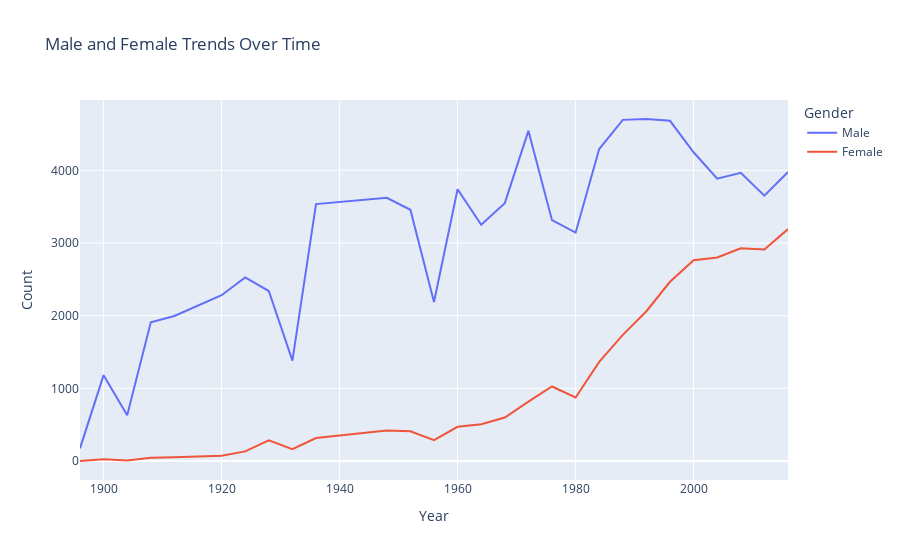

Source (notebook cell):
### Code cell
fig = px.line(final_df, x='Year', y=['Male', 'Female'],
              title='Male and Female Trends Over Time',
              labels={'value': 'Count', 'variable': 'Gender'})

fig.show()

### Figure 1 — Plotly figure (JSON) as saved in the notebook; plotly's stock layout.template omitted (floating-point values rounded to 4 significant figures)
{"data": [{"hovertemplate": "Gender=Male<br>Year=%{x}<br>Count=%{y}<extra></extra>", "legendgroup": "Male", "line": {"color": "#636efa", "dash": "solid"}, "marker": {"symbol": "circle"}, "mode": "lines", "name": "Male", "orientation": "v", "showlegend": true, "type": "scatter", "x": [1896, 1900, 1904, 1908, 1912, 1920, 1924, 1928, 1932, 1936, 1948, 1952, 1956, 1960, 1964, 1968, 1972, 1976, 1980, 1984, 1988, 1992, 1996, 2000, 2004, 2008, 2012, 2016], "xaxis": "x", "y": [174, 1181, 629, 1909, 1996, 2281, 2527, 2339, 1381, 3535, 3622, 3457, 2189, 3739, 3251, 3548, 4543, 3314, 3142, 4292, 4694, 4706, 4681, 4248, 3885, 3966, 3652, 3976], "yaxis": "y"}, {"hovertemplate": "Gender=Female<br>Year=%{x}<br>Count=%{y}<extra></extra>", "legendgroup": "Female", "line": {"color": "#EF553B", "dash": "solid"}, "marker": {"symbol": "circle"}, "mode": "lines", "name": "Female", "orientation": "v", "showlegend": true, "type": "scatter", "x": [1896, 1900, 1904, 1908, 1912, 1920, 1924, 1928, 1932, 1936, 1948, 1952, 1956, 1960, 1964, 1968, 1972, 1976, 1980, 1984, 1988, 1992, 1996, 2000, 2004, 2008, 2012, 2016], "xaxis": "x", "y": [0, 23, 6, 44, 53, 73, 132, 285, 162, 316, 420, 408, 286, 471, 507, 598, 817, 1025, 874, 1364, 1735, 2061, 2466, 2762, 2800, 2927, 2909, 3191], "yaxis": "y"}], "layout": {"legend": {"title": {"text": "Gender"}, "tracegroupgap": 0}, "title": {"text": "Male and Female Trends Over Time"}, "xaxis": {"anchor": "y", "domain": [0, 1], "title": {"text": "Year"}}, "yaxis": {"anchor": "x", "domain": [0, 1], "title": {"text": "Count"}}}}
